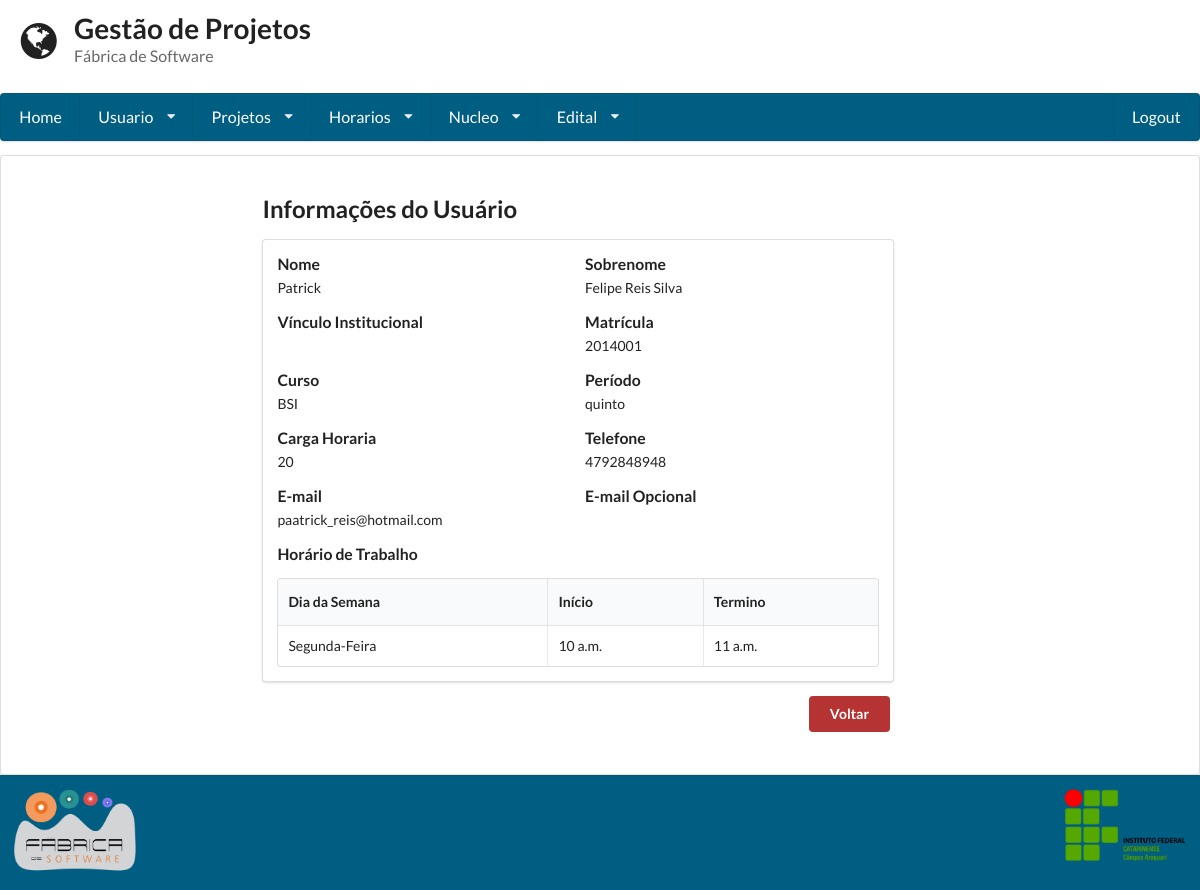
The page /visualizar_usuario/2/ (signed in) on the database its author committed.
### gestaoapp/models/usuario.py (models this page shows, shortened)
class Usuario(User):
	PERIODO_CHOICES = (
		('primeiro', '1° Semestre'),
		('segundo', '2° Semestre'),
		('terceiro', '3° Semestre'),
		('quarto', '4° Semestre'),
		('quinto', '5° Semestre'),
		('sexto', '6° Semestre'),
		('setimo', '7° Semestre'),
		('oitavo', '8° Semestre'),
		('nono', '9° Semestre'),
		('decimo', '10° Semestre'),
	)
	periodo = models.CharField(
		max_length=255,null=True, blank=True,
		choices=PERIODO_CHOICES
	)
	email_opcional = models.EmailField(max_length=254, null=True, blank=True)
	matricula = models.CharField(max_length=255, unique = True)
	foto = models.ImageField('Imagem', upload_to='imagens')
	carga_horaria = models.IntegerField()
	telefone1 = models.CharField(max_length=11)
	telefone2 = models.CharField(max_length=11, blank=True, null=True)
	vinculo_institucional = models.CharField(max_length=255,null=True, blank=True)
	curso = models.ForeignKey(Curso, null=True, blank=True)
	dia = models.ManyToManyField(Horario, blank=True)
	verificacao=models.CharField(max_length=255,null=True, blank=True, unique = True)

### gestaoapp/models/curso.py (models this page shows)
class Curso(models.Model):
	curso = models.CharField(max_length=255)
	def __unicode__(self):
		return self.curso

### gestaoapp/models/horario.py (models this page shows, shortened)
class Horario(models.Model):
	MANHA = 'MA'
	TARDE = 'TA'
	NOITE = 'NO'
	HORARIO_CHOICES = (
		(MANHA, 'Manha'),
		(TARDE, 'Tarde'),
		(NOITE, 'Noite'),
	)
	turno = models.CharField(
		max_length=2,
		choices=HORARIO_CHOICES
	)
	SEGUNDA = 'SEG'
	TERCA = 'TER'
	QUARTA = 'QUA'
	QUINTA = 'QUI'
	SEXTA = 'SEX'
	DIA_CHOICES = (
		(SEGUNDA, 'Segunda-Feira'),
		(TERCA, 'Terca-Feira'),
		(QUARTA, 'Quarta-Feira'),
		(QUINTA, 'Quinta-Feira'),
		(SEXTA, 'Sexta-Feira'),
	)
	data = models.CharField(
		max_length=255,
		choices=DIA_CHOICES
	)
	hora_inicio = models.TimeField()
	hora_fim = models.TimeField()

### gestaoapp/views/usuario.py (the view, shortened to what this page needs)
# urls.py: url(r'^visualizar_usuario/(?P<usuario_id>\d+)/$', VisualizarUsuario.as_view()),
class VisualizarUsuario(LoginRequiredMixin, View):
	template = "usuario/visualizar.html"
	def get(self, request, usuario_id=None):
		if usuario_id:
			usuario = Usuario.objects.get(id=usuario_id)
		else:
			return render(request, self.template, { })
		return render(request, self.template, {'usuario': usuario})

### gestaoapp/templates/usuario/visualizar.html (shortened to what this page needs)
{% extends 'base.html'%}
{% block conteudo %}
	<div class="ui grid">
		<div class="row">
			<div class="fifteen wide column">
				<div class="ui form">
					<h2 class="ui header">
			            Informações do Usuário
			        </h2>
				</div>
				<div class="ui segment form">
					<div class="two fields">
						<div class="field">
							<label>Nome</label>
							{{ usuario.first_name }}
						</div>
						<div class="field">
							<label>Sobrenome</label>
							{{usuario.last_name}}
						</div>
					</div>
					<div class="two fields">
						<div class="field">
							<label>Vínculo Institucional</label>
						</div>
						<div class="field">
							<label>Matrícula</label>
								{{usuario.matricula}}
						</div>
					</div>
					<div class="two fields">
						<div class="field">
							<label>Curso</label>
							{{usuario.curso}}
						</div>
						<div class="field">
							<label>Período</label>
							{{usuario.periodo}}
						</div>
					</div>
					<div class="two fields">
						<div class="field">
							<label>Carga Horaria</label>
							{{usuario.carga_horaria}}
						</div>
						<div class="field">
							<label>Telefone</label>
							{{usuario.telefone1}}
						</div>
					</div>
					<div class="two fields">
						<div class="field">
							<label>E-mail</label>
							{{usuario.email}}
						</div>
						<div class="field">
							<label>E-mail Opcional</label>
						</div>
					</div>
					<div class="field">
						<label>Horário de Trabalho</label>
						<table class="ui celled table">
							<thead>
								<tr>
									<th>Dia da Semana</th>
									<th>Início</th>
									<th>Termino</th>
								</tr>
							</thead>
							{% for data in usuario.dia.all %}
							<tbody>
								{% if data.data == 'SEG' %}
								<td>Segunda-Feira</td>
								{% elif data.data == 'TER' %}
								<td>Terça-Feira</td>
								{% elif data.data == 'QUA' %}
								<td>Quarta-Feira</td>
								{% elif data.data == 'QUI'%}
								<td>Quinta-Feira</td>
								{% elif data.data == 'SEX'%}
								<td>Sexta-Feira</td>
								{% endif%}
								<td>{{data.hora_inicio}}</td>
 								<td>{{data.hora_fim}}</td>
 							</tbody>
 							{%endfor%}
 						</table>
					</div>
				</div>
				<a href='/consulta_usuario/'><button class='ui red button direita '>Voltar</button></a>
			</div>
		</div>
	</div>
{% endblock %}

### static/semantic/base.css (style rules this page uses)
.direita { float: right; }
.ui.grid { margin:0 !important; padding:0 !important; }
.red { background-color: #B63333 !important; }
label { font-size: 1.125em !important; }

### rows shown on the page
Usuario: matricula "2014001", curso "BSI", periodo "quinto", carga_horaria "20", telefone1 "4792848948"
Horario: data "Segunda-Feira", hora_inicio "10 a.m.", hora_fim "11 a.m."

### other values the page prints
{{ usuario.first_name }} "Patrick"
{{ usuario.last_name }} "Felipe Reis Silva"
{{ usuario.email }} "paatrick_reis@hotmail.com"
